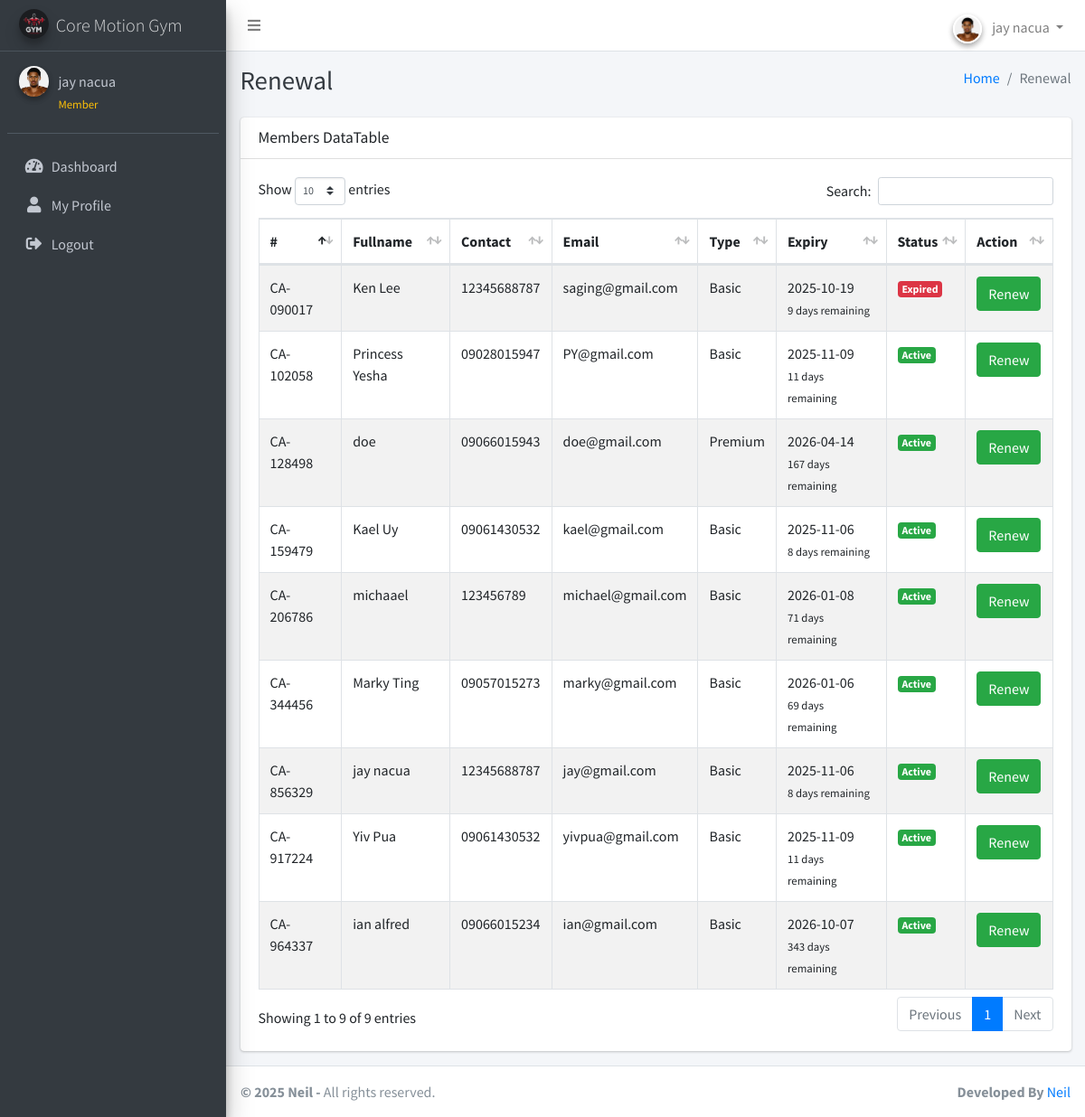
The page /list_renewal.php (signed in) on the database its author committed.
### tables this page shows
CREATE TABLE `members` (
  `id` int(11) NOT NULL,
  `fullname` varchar(255) NOT NULL,
  `dob` date NOT NULL,
  `gender` varchar(10) NOT NULL,
  `contact_number` varchar(20) NOT NULL,
  `email` varchar(255) NOT NULL,
  `password` varchar(255) DEFAULT NULL,
  `address` varchar(255) NOT NULL,
  `country` varchar(255) NOT NULL,
  `postcode` varchar(20) NOT NULL,
  `occupation` varchar(255) NOT NULL,
  `membership_type` int(11) NOT NULL,
  `membership_number` varchar(20) NOT NULL,
  `created_at` timestamp NOT NULL DEFAULT current_timestamp(),
  `photo` varchar(255) NOT NULL,
  `expiry_date` date DEFAULT NULL,
  `role` enum('admin','member') DEFAULT 'member',
  `is_active` tinyint(1) DEFAULT 1,
  `last_login` timestamp NULL DEFAULT NULL
);

CREATE TABLE `settings` (
  `id` int(11) NOT NULL,
  `system_name` varchar(255) NOT NULL,
  `logo` varchar(255) NOT NULL,
  `currency` varchar(50) NOT NULL
);

CREATE TABLE `membership_types` (
  `id` int(11) NOT NULL,
  `type` varchar(255) NOT NULL,
  `amount` int(11) NOT NULL
);

### list_renewal.php (the view, shortened to what this page needs)
<?php
include('includes/config.php');
$selectQuery = "SELECT * FROM members";
$result = $conn->query($selectQuery);
?>
<?php include('includes/header.php');?>
<body class="hold-transition sidebar-mini layout-fixed layout-navbar-fixed layout-footer-fixed">
<div class="wrapper">
  <?php include('includes/nav.php');?>
 <?php include('includes/sidebar.php');?>
  <div class="content-wrapper">
  <?php include('includes/pagetitle.php');?>
    <section class="content">
      <div class="container-fluid">
        <div class="row">
        <div class="col-12">
        <div class="card">
    <div class="card-header">
        <h3 class="card-title">Members DataTable</h3>
    </div>
    <div class="card-body">
    <table id="example1" class="table table-bordered table-striped">
        <thead>
            <tr>
                <th>#</th>
                <th>Fullname</th>
                <th>Contact</th>
                <th>Email</th>
                <th>Type</th>
                <th>Expiry</th>
                <th>Status</th>
                <th>Action</th>
            </tr>
        </thead>
        <tbody>
            <?php
            while ($row = $result->fetch_assoc()) {
                $expiryDate = strtotime($row['expiry_date']);
                $currentDate = time();
                $daysDifference = floor(($expiryDate - $currentDate) / (60 * 60 * 24));
                $membershipStatus = ($daysDifference < 0) ? 'Expired' : 'Active';
                if ($membershipStatus === 'Expired') {
                  $badgeClass = 'badge-danger';
                } elseif ($membershipStatus === 'Active') {
                    $badgeClass = 'badge-success';
                } else {
                    $badgeClass = 'badge-secondary';
                }
                $membershipTypeId = $row['membership_type'];
                $membershipTypeQuery = "SELECT type FROM membership_types WHERE id = $membershipTypeId";
                $membershipTypeResult = $conn->query($membershipTypeQuery);
                $membershipTypeRow = $membershipTypeResult->fetch_assoc();
                $membershipTypeName = ($membershipTypeRow) ? $membershipTypeRow['type'] : 'Unknown';
                echo "<tr>";
                echo "<td>{$row['membership_number']}</td>";
                echo "<td>{$row['fullname']}</td>";
                echo "<td>{$row['contact_number']}</td>";
                echo "<td>{$row['email']}</td>";
                echo "<td>{$membershipTypeName}</td>";
                if ($row['expiry_date'] === NULL) {
                  echo "<td>NONE</td>";
              } else {
                  $expiryDate = new DateTime($row['expiry_date']);
                  $currentDate = new DateTime();
                  $daysRemaining = $currentDate->diff($expiryDate)->days;
                  echo "<td>{$row['expiry_date']}<br><small>{$daysRemaining} days remaining</small></td>";
              }                echo "<td><span class='badge $badgeClass'>$membershipStatus</span></td>";
                echo "<td>
                <a href='renew.php?id={$row['id']}' class='btn btn-success'>Renew</a>
                    </td>";
                echo "</tr>";
            }
            ?>
        </tbody>
    </table>
</div>
</div>
          </div>
        </div>
      </div>
    </section>
  </div>
  <footer class="main-footer">
    <strong> &copy; <?php echo date('Y');?> Neil</a> -</strong>
    All rights reserved.
    <div class="float-right d-none d-sm-inline-block">
      <b>Developed By</b> <a href="">Neil</a>
    </div>
  </footer>
</div>
</body>
</html>

### includes/nav.php (shortened to what this page needs)
<nav class="main-header navbar navbar-expand navbar-white navbar-light">
    <ul class="navbar-nav">
        <li class="nav-item">
            <a class="nav-link" data-widget="pushmenu" href="#" role="button"><i class="fas fa-bars"></i></a>
        </li>
    </ul>
    <ul class="navbar-nav ml-auto">
        <li class="nav-item dropdown">
            <a class="nav-link dropdown-toggle" data-toggle="dropdown" href="#" role="button">
                <?php if (isset($_SESSION['user_type']) && $_SESSION['user_type'] == 'member'): ?>
                    <?php
                    $memberId = $_SESSION['user_id'];
                    $photoQuery = "SELECT photo FROM members WHERE id = $memberId";
                    $photoResult = $conn->query($photoQuery);
                    $memberPhoto = $photoResult->fetch_assoc();
                    $photoPath = (!empty($memberPhoto['photo']) && $memberPhoto['photo'] != 'default.jpg') ?
                                'uploads/member_photos/' . $memberPhoto['photo'] : 'dist/img/snap.jpg';
                    ?>
                    <img src="<?php echo $photoPath; ?>" class="user-image img-circle elevation-2" alt="Member Avatar"
                         style="width: 32px; height: 32px; object-fit: cover; border: 2px solid #fff;">
                <?php else: ?>
                    <img src="dist/img/snap.jpg" class="user-image img-circle elevation-2" alt="Admin Avatar"
                         style="width: 32px; height: 32px; object-fit: cover; border: 2px solid #fff;">
                <?php endif; ?>
                <span class="d-none d-md-inline ml-2">
                    <?php echo isset($_SESSION['fullname']) ? $_SESSION['fullname'] : 'User'; ?>
                </span>
            </a>
        </li>
    </ul>
</nav>

### includes/sidebar.php (shortened to what this page needs)
<aside class="main-sidebar sidebar-dark-primary elevation-4">
  <a href="<?php echo isset($_SESSION['user_type']) && $_SESSION['user_type'] == 'member' ? 'member_dashboard.php' : 'dashboard.php'; ?>" class="brand-link">
    <?php
    $fetchLogoQuery = "SELECT logo, system_name FROM settings WHERE id = 1";
    $fetchLogoResult = $conn->query($fetchLogoQuery);
    if ($fetchLogoResult->num_rows > 0) {
        $settings = $fetchLogoResult->fetch_assoc();
        $logoPath = $settings['logo'];
        $systemName = $settings['system_name'];
    } else {
        $logoPath = 'dist/img/default-logo.png';
        $systemName = 'Core Motion System';
    }
    ?>
    <img src="<?php echo $logoPath; ?>" alt="Logo" class="brand-image img-circle elevation-3" style="opacity: .8">
    <span class="brand-text font-weight-light"><?php echo $systemName; ?></span>
  </a>
  <div class="sidebar">
    <div class="user-panel mt-3 pb-3 mb-3 d-flex">
      <div class="image">
        <?php if (isset($_SESSION['user_type']) && $_SESSION['user_type'] == 'member'): ?>
          <?php
          $memberId = $_SESSION['user_id'];
          $photoQuery = "SELECT photo FROM members WHERE id = $memberId";
          $photoResult = $conn->query($photoQuery);
          $memberPhoto = $photoResult->fetch_assoc();
          $photoPath = (!empty($memberPhoto['photo']) && $memberPhoto['photo'] != 'default.jpg') ?
                      'uploads/member_photos/' . $memberPhoto['photo'] : 'dist/img/avatar.png';
          ?>
          <img src="<?php echo $photoPath; ?>" class="img-circle elevation-2" alt="User Image">
        <?php else: ?>
          <img src="dist/img/snap.jpg" class="img-circle elevation-2" alt="User Image">
        <?php endif; ?>
      </div>
      <div class="info">
        <a href="#" class="d-block"><?php echo isset($_SESSION['fullname']) ? $_SESSION['fullname'] : 'User'; ?></a>
        <small class="text-warning"><?php echo isset($_SESSION['user_type']) ? ucfirst($_SESSION['user_type']) : 'Guest'; ?></small>
      </div>
    </div>
    <nav class="mt-2">
      <ul class="nav nav-pills nav-sidebar flex-column" data-widget="treeview" role="menu" data-accordion="false">
        <?php if (isset($_SESSION['user_type']) && $_SESSION['user_type'] == 'admin'): ?>
          <li class="nav-item">
            <a href="dashboard.php" class="nav-link">
              <i class="nav-icon fas fa-tachometer-alt"></i>
              <p>Dashboard</p>
            </a>
          </li>
          <li class="nav-item">
            <a href="add_members.php" class="nav-link">
              <i class="nav-icon fas fa-user-plus"></i>
              <p>Add Members</p>
            </a>
          </li>
          <li class="nav-item">
            <a href="manage_members.php" class="nav-link">
              <i class="nav-icon fas fa-users"></i>
              <p>Manage Members</p>
            </a>
          </li>
          <li class="nav-item">
          </li>
          <li class="nav-item">
            <a href="view_type.php" class="nav-link">
              <i class="nav-icon fas fa-list"></i>
              <p>View Membership Types</p>
            </a>
          </li>
          <li class="nav-item">
            <a href="list_renewal.php" class="nav-link">
              <i class="nav-icon fas fa-sync-alt"></i>
              <p>Renew Memberships</p>
            </a>
          </li>
          <li class="nav-item">
            <a href="report.php" class="nav-link">
              <i class="nav-icon fas fa-chart-bar"></i>
              <p>Members Report</p>
            </a>
          </li>
          <li class="nav-item">
            <a href="revenue_report.php" class="nav-link">
              <i class="nav-icon fas fa-money-bill-wave"></i>
              <p>Revenue Report</p>
            </a>
          </li>
          <li class="nav-item">
            <a href="settings.php" class="nav-link">
              <i class="nav-icon fas fa-cogs"></i>
              <p>Settings</p>
            </a>
          </li>
        <?php else: ?>
          <li class="nav-item">
            <a href="member_dashboard.php" class="nav-link">
              <i class="nav-icon fas fa-tachometer-alt"></i>
              <p>Dashboard</p>
            </a>
          </li>
          <li class="nav-item">
            <a href="member_profile.php" class="nav-link">
              <i class="nav-icon fas fa-user"></i>
              <p>My Profile</p>
            </a>
          </li>
        <?php endif; ?>
        <li class="nav-item">
          <a href="logout.php" class="nav-link">
            <i class="nav-icon fas fa-sign-out-alt"></i>
            <p>Logout</p>
          </a>
        </li>
      </ul>
    </nav>
  </div>
</aside>

### rows shown on the page
members: photo (picture), membership_number "CA-856329", fullname "jay nacua", contact_number "12345688787", email "jay@gmail.com", membership_type.type "Basic", expiry_date "2025-11-06"
settings: logo (picture), system_name "Core Motion Gym"
members: membership_number "CA-090017", fullname "Ken Lee", contact_number "12345688787", email "saging@gmail.com", membership_type.type "Basic", expiry_date "2025-10-19"
members: membership_number "CA-344456", fullname "Marky Ting", contact_number "09057015273", email "marky@gmail.com", membership_type.type "Basic", expiry_date "2026-01-06"
members: membership_number "CA-159479", fullname "Kael Uy", contact_number "09061430532", email "kael@gmail.com", membership_type.type "Basic", expiry_date "2025-11-06"
members: membership_number "CA-964337", fullname "ian alfred", contact_number "09066015234", email "ian@gmail.com", membership_type.type "Basic", expiry_date "2026-10-07"
members: membership_number "CA-206786", fullname "michaael", contact_number "123456789", email "michael@gmail.com", membership_type.type "Basic", expiry_date "2026-01-08"
members: membership_number "CA-102058", fullname "Princess Yesha", contact_number "09028015947", email "PY@gmail.com", membership_type.type "Basic", expiry_date "2025-11-09"
members: membership_number "CA-917224", fullname "Yiv Pua", contact_number "09061430532", email "yivpua@gmail.com", membership_type.type "Basic", expiry_date "2025-11-09"
members: membership_number "CA-128498", fullname "doe", contact_number "09066015943", email "doe@gmail.com", membership_type.type "Premium", expiry_date "2026-04-14"

### other values the page prints
$_SESSION['fullname'] "jay nacua"
$_SESSION['user_type'] "Member"
$pageTitle "Renewal"
